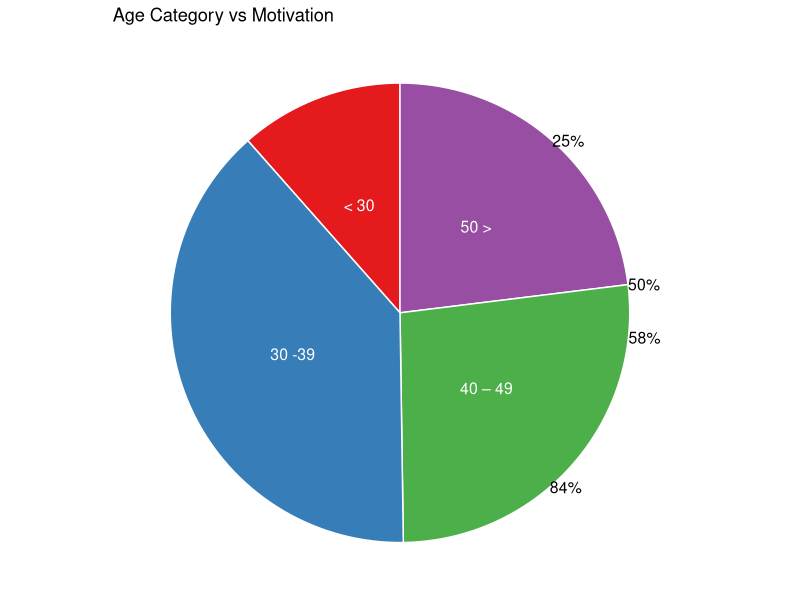

Generate this figure with R:
library(readxl)
library(ggplot2)
library(dplyr)
age_group<-as.data.frame(read_excel("Demographic_and_BI_adoption.xlsx", sheet = "Demography_information", range = "C2:C13",col_names = FALSE,col_types = "text"))

bi_doption<-as.data.frame(read_excel("Demographic_and_BI_adoption.xlsx", sheet = "Business_intelligence_adoption", range = "F2:F13",col_names = FALSE,col_types = "text"))

occurance<-table(age_group[,1],bi_doption[,1])

q<-as.data.frame.matrix(occurance)
age_row_names <-as.data.frame(row.names.data.frame(q))
nFrame<-data.frame(
  age = age_row_names,
  no = q[,1],
  yes = q[,2]
)
colnames(nFrame)<-c("age","no","yes")

# Compute the position of labels

data <- nFrame %>% 
  arrange(desc(age)) %>%
  mutate(prop = round(yes / sum(nFrame$yes) *100,0)) %>%
  mutate(ypos = round(cumsum(prop)- 0.5*prop,0))

tiff("motivation_vs_age_pieChat.tiff", units="in", width=5, height=5, res=300)
ggplot(data, aes(x="",y = ypos,fill=age)) + 
  geom_bar(stat="identity", width=1, color="white")+
  coord_polar("y", start=0)+
  labs(
    title = "Age Category vs Motivation",
    x="Age Categories",
    y="Frequency",
    fill ="Legend"
  )+theme_void()+
  theme(legend.position="none") +
  geom_text(aes(y = ypos, label = age), color = "white", size=4,position = position_stack(vjust = 0.5)) +
  scale_fill_brewer(palette="Set1")+
  geom_text(aes(x = 1.5, y = ypos, label = paste0(round(ypos, 1), "%")),
            size = 4, hjust = 0)
dev.off()
